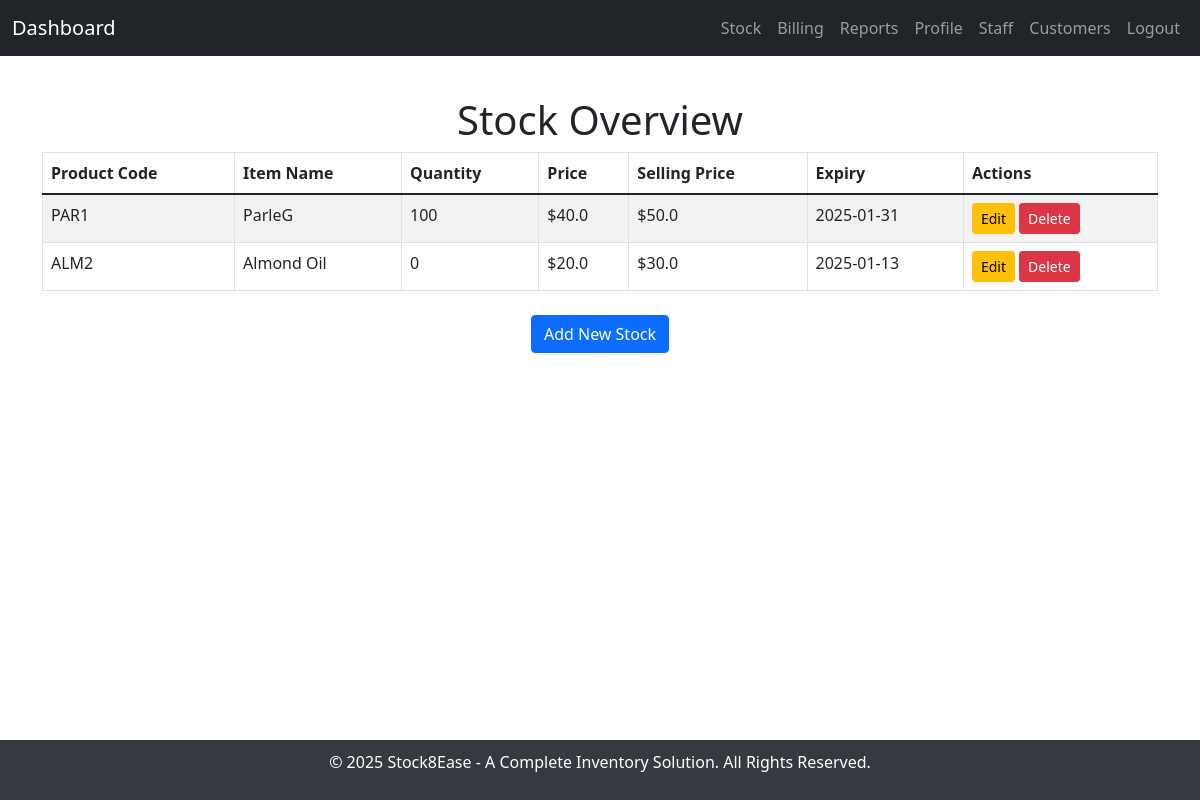
Screenshot of /stock/view with the database file from the repository.
### services/stock_service.py (models this page shows, shortened)
class Stock(db.Model):
    id = db.Column(db.Integer, primary_key=True)  # Adding an ID column as the primary key
    product_code = db.Column(db.String(50), unique=True, nullable=False)
    item_name = db.Column(db.String(100), nullable=False)
    selling_price = db.Column(db.Float, nullable=False)
    price = db.Column(db.Float, nullable=False)
    expiry = db.Column(db.String(10), nullable=False)  # Keep as string
    quantity = db.Column(db.Integer, nullable=False)

### services/stock_service.py (the view)
@stock_bp.route('/view')
def view_stock():
    stocks = Stock.query.all()
    return render_template('view_stock.html', stocks=stocks)

### templates/view_stock.html
{% extends 'base.html' %} {% block content %}
<div class="container">
  <h1 class="text-center">Stock Overview</h1>
  <div class="stock-table">
    <table class="table table-bordered table-striped">
      <thead class="thead-dark">
        <tr>
          <th>Product Code</th>
          <th>Item Name</th>
          <th>Quantity</th>
          <th>Price</th>
          <th>Selling Price</th>
          <th>Expiry</th>
          <th>Actions</th>
        </tr>
      </thead>
      <tbody>
        {% for item in stocks %}
        <tr>
          <td>{{ item.product_code }}</td>
          <td>{{ item.item_name }}</td>
          <td>{{ item.quantity }}</td>
          <td>${{ item.price }}</td>
          <td>${{ item.selling_price }}</td>
          <td>{{ item.expiry }}</td>
          <td>
            <a
              href="/stock/edit/{{ item.product_code }}"
              class="btn btn-warning btn-sm"
              >Edit</a
            >
            <a
              href="/stock/delete-stock/{{ item.product_code }}"
              class="btn btn-danger btn-sm"
              onclick="return confirm('Are you sure you want to delete this stock?')"
              >Delete</a
            >
          </td>
        </tr>
        {% else %}
        <tr>
          <td colspan="7" class="text-center">No stock available.</td>
        </tr>
        {% endfor %}
      </tbody>
    </table>
  </div>
  <div class="text-center mt-4">
    <a href="/stock/add" class="btn btn-primary">Add New Stock</a>
  </div>
</div>
{% endblock %}

### templates/base.html (style rules this page uses)
html, body { height: 100%; margin: 0; padding: 0; }

### rows the page displays
Stock: product_code "PAR1", item_name "ParleG", quantity "100", price "40.0", selling_price "50.0", expiry "2025-01-31"
Stock: product_code "ALM2", item_name "Almond Oil", quantity "0", price "20.0", selling_price "30.0", expiry "2025-01-13"
